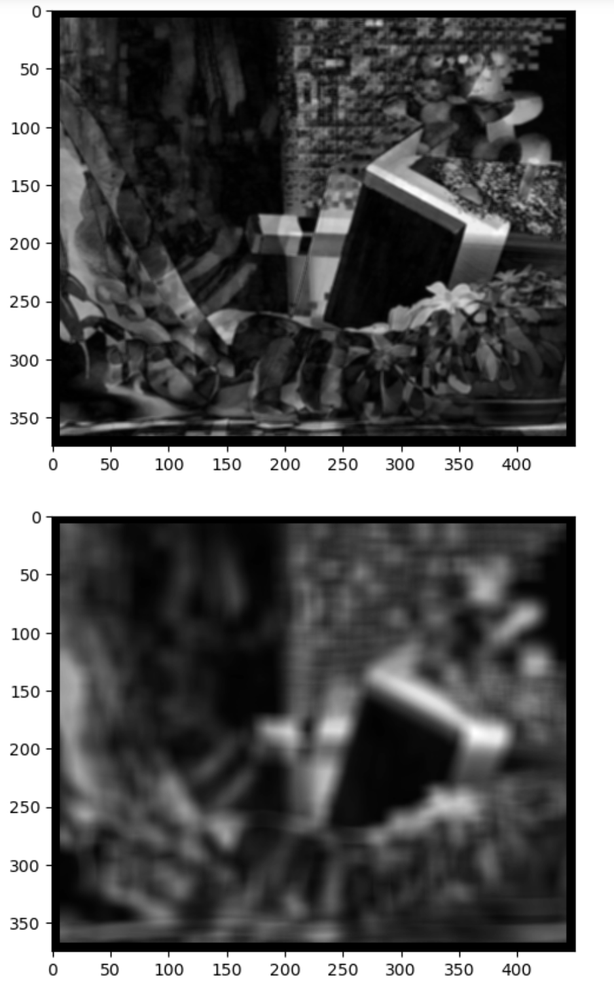
#> input picture TeddyL Disparity Maps.png, 614 x 1000 px, shrunk from 938 x 1528 before the run, given in place of teddyL.pgm, which was not available
$ jupyter execute --allow-errors 'Alternative code for part 1.ipynb'
#> lines starting #> are read from the running program, lines starting #| are printed output that depends on the picture; after the words box and inside, x2 and y2 are one past the last pixel; in counts of white or black regions, pixels touching at a corner belong together; pictures that were not available may be replaced by others from this repository, and a replacement may not be noted
[cell 1]
import cv2
import numpy as np

[cell 2]
# Load images
teddyL = cv2.imread("teddyL.pgm", cv2.IMREAD_GRAYSCALE)
#> teddyL is the input picture: shape (1000, 614); min 0, max 255, mean 101.1
teddyR = cv2.imread("teddyR.pgm", cv2.IMREAD_GRAYSCALE)
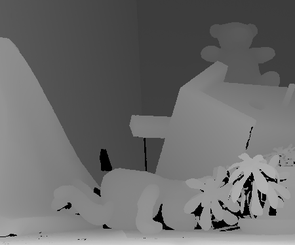
#> input picture disp2.pgm, 295 x 245 px, shrunk from 450 x 375 before the run, given in place of teddyR.pgm, which was not available
#> teddyR is the input picture: shape (245, 295); min 0, max 209, mean 107.4
disp2 = cv2.imread("disp2.pgm", cv2.IMREAD_GRAYSCALE)

[cell 3]
# Rank transform
def rank_transform_5x5(arr):
    # Compute the rank transform in 5-by-5 windows
    rank = np.zeros_like(arr)
    for i in range(2, arr.shape[0]-2):
        for j in range(2, arr.shape[1]-2):
            window = arr[i-2:i+3, j-2:j+3].ravel()
            sorted_window = np.sort(window)
            ranks = np.argsort(window)
            rank[i, j] = np.sum(ranks == 12)
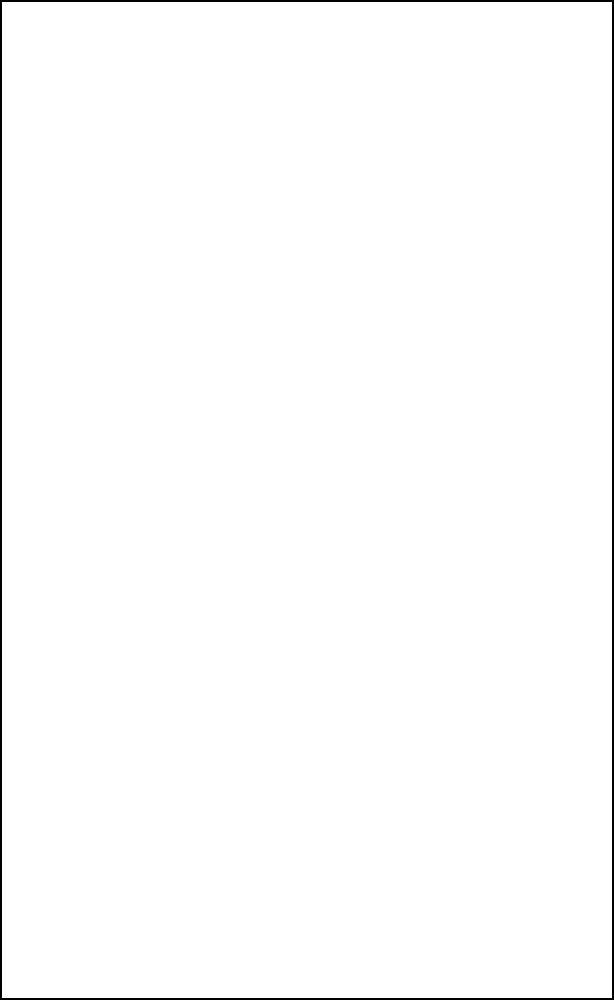
#> rank: shape (1000, 614); values 0 (black) and 1 (white), 99% white; 1 black region, box (x1, y1, x2, y2) and area: (0, 0, 614, 1000) 6440
    return rank

rankL = rank_transform_5x5(teddyL)
rankR = rank_transform_5x5(teddyR)
#> after the loop in rank_transform_5x5 (call 2), `for i in range(2, arr.shape[0]-2):`:
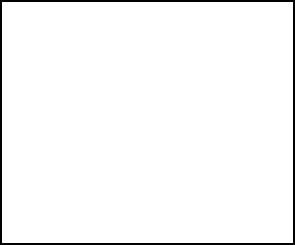
#> rank: shape (245, 295); values 0 (black) and 1 (white), 97% white; 1 black region, box (x1, y1, x2, y2) and area: (0, 0, 295, 245) 2144

[cell 4]
# Set window sizes
win_sizes = [3, 15]

# Initialize disparity map
disparity_map = np.zeros_like(teddyL)

# Set maximum disparity range
max_disparity = 63

# Set boundary conditions
border = max(win_sizes)//2

# Compute disparity map using dynamic programming
def compute_disparity_maps(rank, img):
    for i in range(border, rank.shape[0]-border):
        for j in range(border, rank.shape[1]-border):
            best_match = 0
            best_score = np.inf
            score = 0
            for d in range(max_disparity):
                if j-d < border or score >= best_score:
                    break
                score = 0
                for w in win_sizes:
                    for k in range(-w//2, w//2+1):
                        for l in range(-w//2, w//2+1):
    #                         if rankL[i+k, j+l] != rankR[i+k, j-d+l]:
    #                             score += abs(rankL[i+k, j+l] - rankR[i+k, j-d+l])
                            if i+k < border or i+k >= rank.shape[0]-border or j+l < border or j+l >= rank.shape[1]-border or j-d+l < border or j-d+l >= rank.shape[1]-border:
                                score += 0  # Set score to 0 if any window falls out of the image boundaries
                            elif rankL[i+k, j+l] != img[i+k, j-d+l]:
                                score += abs(rankL[i+k, j+l] - img[i+k, j-d+l])
                if score < best_score:
                    best_score = score
                    best_match = d
            disparity_map[i, j] = best_match

# Normalize disparity map
disparity_map = (disparity_map/max_disparity)*255

[cell 5]
# [5 lines of commented-out code are left out]

[cell 6]
# Aggregate absolute differences of rank in 3x3 and 15x15 windows
window_size = 3
#> (the rest of this cell did not finish here and is left out)

[cell 7]
# Set out of bounds pixels to black
h, w = teddyR.shape[:2]
#> h = 245; w = 295
#> (the rest of this cell did not finish here and is left out)

[cell 8]
import matplotlib.pyplot as plt

plt.imshow(disparity_map, cmap='gray')
plt.show()
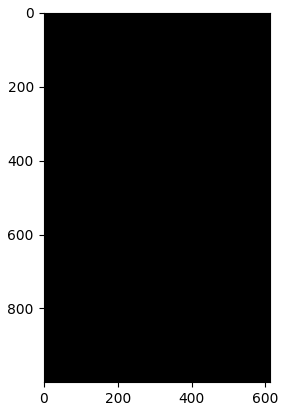
#> figure drawn by matplotlib, 1 panel
#> (the rest of this cell did not finish here and is left out)
